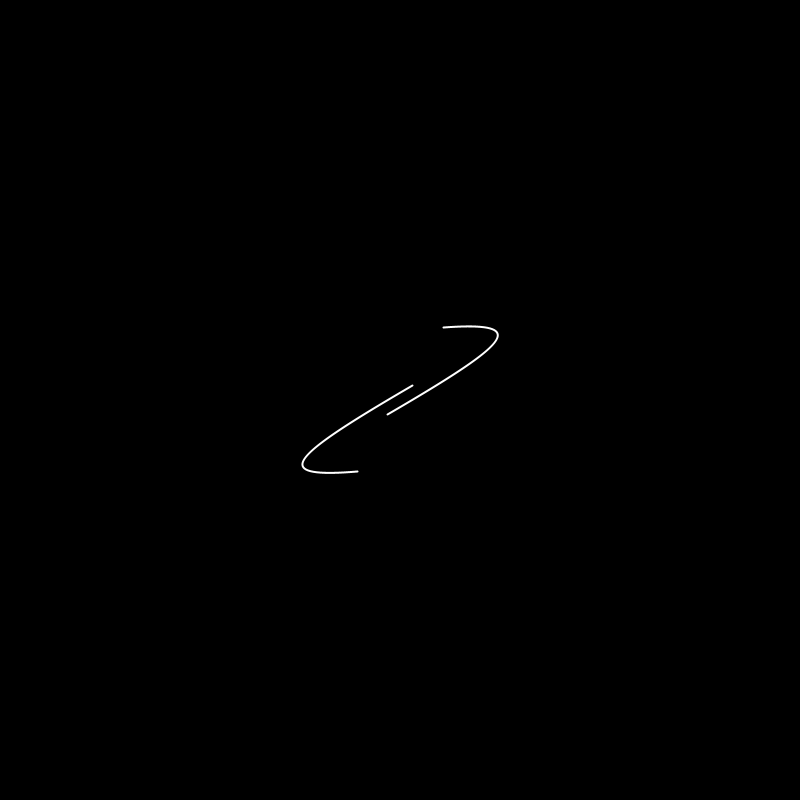
Frame 1 (no input)
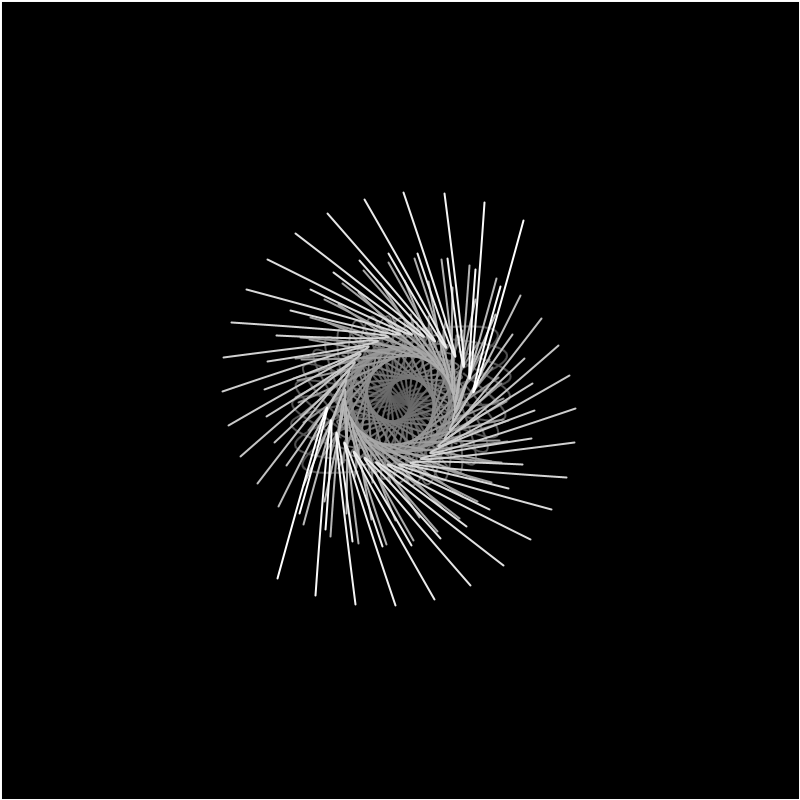
Frame 60 (the mouse pressed at the canvas centre just before this capture)
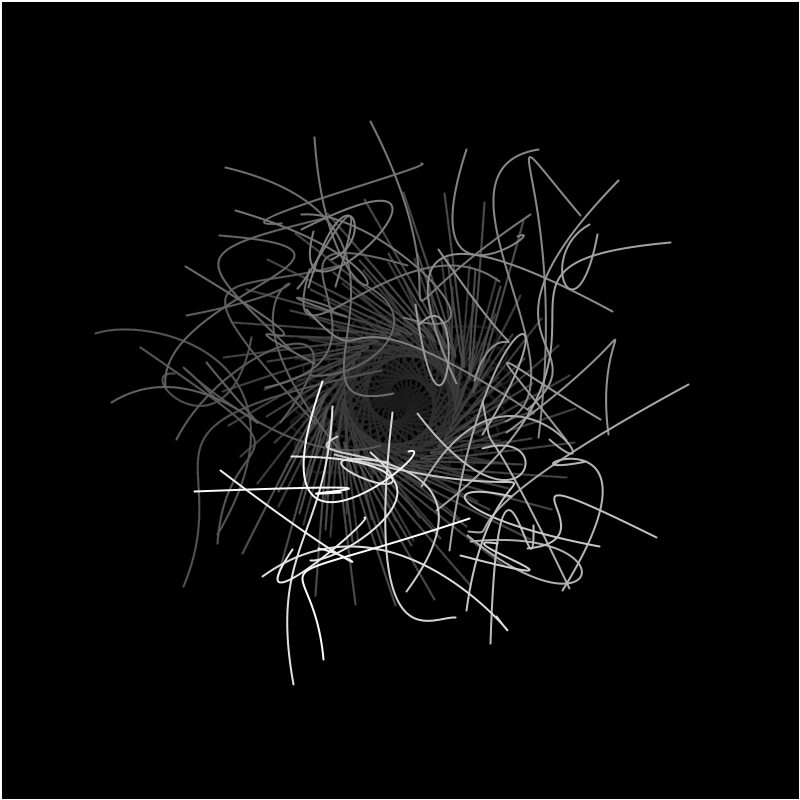
Frame 120 (the mouse held since frame 60 and released just before this capture)

The Processing sketch that drew these frames (run headless with seeded random() and noise(); from frame 60 on, the mouse is pressed at the canvas centre):

// Processing sketch: processing_135564
// ── processing_135564.pde

float radius = 0;
float angle = 0;
float r = 0.;
float[] b = new float[8];
boolean k0 = false;
boolean k1 = false;
int n = 2;
 
void setup() {
  size(800, 800);
  background(0);
  for (int i = 0; i<8; i++) {
    b[i]=random(-150, 150);
  }
}
 
void draw() {
  fill(0, 5);
  rect(0, 0, width, height);
  translate(width/2, height/2);
  rotate(r);
  stroke(255);
  for (int i = 0; i<n; i++) {
    float xcoord = cos(angle*TWO_PI/360)*radius;
    float ycoord = sin(angle*TWO_PI/360)*radius;
    noFill();
    strokeWeight(2);
    bezier(xcoord+b[0], ycoord+b[1], xcoord+b[2], ycoord+b[3], xcoord+b[4], ycoord+b[5], xcoord+b[6], ycoord+b[7]);
    if (k0 == true) {
      b[0]++;
    }
    else {
      b[0]--;
    }
    if (b[0] > 250 || b[0] < -250) {
      k0=!k0;
    }
    if (k1 == true) {
      b[1]--;
    }
    else {
      b[1]++;
    }
    if (b[1] > 250 || b[1] < -250) {
      k1=!k1;
    }
 
 
    radius=map(sin(angle), 1., -1., -150., 150.);
    angle=angle+0.01;
    r=r+.1;
    rotate(TWO_PI/n);
 
    if (mousePressed) {  // re-initialize array
      for (i = 0; i<8; i++) {
        b[i]=random(-150, 150);
      }
    }
  }
}
